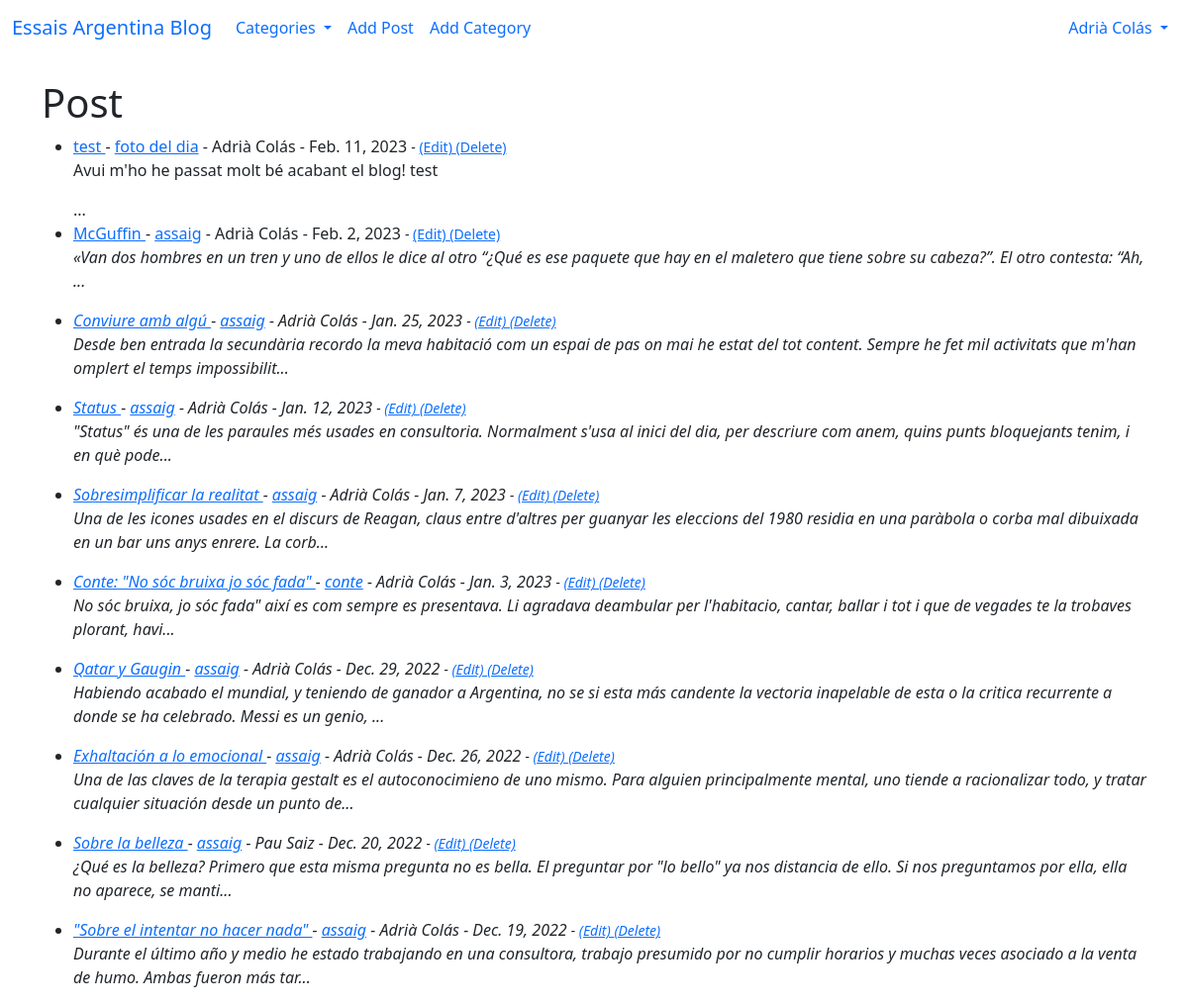
The app's page / (signed in) with its own data.
### theblog/models.py (models this page shows, shortened)
class Post(models.Model):
    title = models.CharField(max_length=255)
    header_image = models.ImageField(null=True, blank=True, upload_to = "images/")
    title_tag = models.CharField(max_length=255)
    author = models.ForeignKey(User, on_delete=models.CASCADE)
    body = RichTextField(blank=True, null=True)
    post_date = models.DateField(auto_now_add=True)
    first_post_date = models.DateField(default = date.today())
    category = models.CharField(max_length= 255, default='uncategorized')
    snippet = models.CharField(max_length= 255)
    likes = models.ManyToManyField(User, related_name = 'blog_posts')

### theblog/views.py (the view)
# urls.py: path('', HomeView.as_view(), name="home"),
class HomeView(ListView):
    model = Post
    template_name = 'home.html'
    ordering = ['-first_post_date']
    def get_context_data(self, *args, **kwargs):
        cat_menu = Category.objects.all()
        context = super(HomeView, self).get_context_data(*args, **kwargs)
        context["cat_menu"] = cat_menu
        return context

### theblog/models.py (called while the page is built)
    def __str__(self):
        return self.name

### theblog/templates/home.html
{% extends 'base.html' %}
{% block content %}
<h1>Post</h1>
<ul>
    {% for post in object_list %}
    <li><a href="{% url 'article-detail' post.pk %}"> {{ post.title }} </a>
        - <a href="{% url 'category' post.category|slugify%}">{{ post.category }}</a>
        - {{ post.author.first_name }}
        {{post.author.last_name}} -
        {{post.first_post_date}}
        <small>
        {% if user.is_authenticated %}
            {% if user.id == post.author.id or user.id == 1 %}
                -
                <a href="{% url 'update_post' post.pk %}">(Edit) </a>
                <a href="{% url 'delete_post' post.pk %}">(Delete) </a>
            {% endif %}
        {% endif %}
        </small> <br/>
        {{ post.body|slice:"200"| safe}}...
    </li>
    {% endfor %}
</ul>
{% endblock %}

### theblog/templates/base.html (shortened to what this page needs)
<!doctype html>
<html lang="en">
  <head>
    <link href="https://cdn.jsdelivr.net/npm/bootstrap@5.0.2/dist/css/bootstrap.min.css" rel="stylesheet">
  </head>
  <body>
    <nav class="navbar navbar-expand-lg bg-body-tertiary">
  <div class="container-fluid">
    <a class="navbar-brand" href="{% url 'home' %}">Essais Argentina Blog</a>
    <div class="collapse navbar-collapse" id="navbarSupportedContent">
      <ul class="navbar-nav me-auto mb-2 mb-lg-0">
        {% if cat_menu %}
          <li class="nav-item dropdown">
            <a class="nav-link dropdown-toggle" href="#" role="button" data-bs-toggle="dropdown" aria-expanded="false">
              Categories
            </a>
          </li>
        {% else %}
        <li class="nav-item">
          <a class="nav-link" href="{% url 'category-list'%}">
            Categories</a>
        </li> b
        {% endif %}
        {% if user.is_authenticated %}
          <li class="nav-item">
            <a class="nav-link" href="{% url 'add_post'%}">Add Post</a>
          </li>
          <li class="nav-item">
            <a class="nav-link" href="{% url 'add_category'%}">Add Category</a>
          </li>
        {% endif %}
      </ul>
    </div>
{% if user.is_authenticated %}
        <ul class="navbar-nav ml-auto">
             <li class="nav-item dropdown">
          <a class="nav-link dropdown-toggle" href="#" id="navbarDropdownMenuLink" role="button" data-bs-toggle="dropdown" aria-expanded="false">
            {{ user.first_name }}
            {{ user.last_name }}
          </a>
        </li>
        </ul>
{% endif %}
  </div>
</nav>
    <br/>
    <div class = "container">
      {% block content %}
      {% endblock %}
    </div>
  </body>
</html>

### records on screen
Post: title "test", category "foto del dia", author.first_name "Adrià", author.last_name "Colás", first_post_date "Feb. 11, 2023", shows "(Edit)", body "Avui m'ho he passat molt bé acabant el blog! test"
Post: title "McGuffin", category "assaig", author.first_name "Adrià", author.last_name "Colás", first_post_date "Feb. 2, 2023", shows "(Edit)", body "«Van dos hombres en un tren y uno de ellos le dice al otro “¿Qué es ese paquete que hay en el maletero que tiene sobre su cabeza?”. El otro contesta: “Ah,"
Post: title "Conviure amb algú", category "assaig", author.first_name "Adrià", author.last_name "Colás", first_post_date "Jan. 25, 2023", shows "(Edit)", body "Desde ben entrada la secundària recordo la meva habitació com un espai de pas on mai he estat del tot content. Sempre he fet mil activitats que m'han omplert el temps impossibilit"
Post: title "Status", category "assaig", author.first_name "Adrià", author.last_name "Colás", first_post_date "Jan. 12, 2023", shows "(Edit)", body "\"Status\" és una de les paraules més usades en consultoria. Normalment s'usa al inici del dia, per descriure com anem, quins punts bloquejants tenim, i en què pode"
Post: title "Sobresimplificar la realitat", category "assaig", author.first_name "Adrià", author.last_name "Colás", first_post_date "Jan. 7, 2023", shows "(Edit)", body "Una de les icones usades en el discurs de Reagan, claus entre d'altres per guanyar les eleccions del 1980 residia en una paràbola o corba mal dibuixada en un bar uns anys enrere. La corb"
Post: title "Conte: \"No sóc bruixa jo sóc fada\"", category "conte", author.first_name "Adrià", author.last_name "Colás", first_post_date "Jan. 3, 2023", shows "(Edit)", body "No sóc bruixa, jo sóc fada\" així es com sempre es presentava. Li agradava deambular per l'habitacio, cantar, ballar i tot i que de vegades te la trobaves plorant, havi"
Post: title "Qatar y Gaugin", category "assaig", author.first_name "Adrià", author.last_name "Colás", first_post_date "Dec. 29, 2022", shows "(Edit)", body "Habiendo acabado el mundial, y teniendo de ganador a Argentina, no se si esta más candente la vectoria inapelable de esta o la critica recurrente a donde se ha celebrado. Messi es un genio,"
Post: title "Exhaltación a lo emocional", category "assaig", author.first_name "Adrià", author.last_name "Colás", first_post_date "Dec. 26, 2022", shows "(Edit)", body "Una de las claves de la terapia gestalt es el autoconocimieno de uno mismo. Para alguien principalmente mental, uno tiende a racionalizar todo, y tratar cualquier situación desde un punto de"
Post: title "Sobre la belleza", category "assaig", author.first_name "Pau", author.last_name "Saiz", first_post_date "Dec. 20, 2022", shows "(Edit)", body "¿Qué es la belleza? Primero que esta misma pregunta no es bella. El preguntar por \"lo bello\" ya nos distancia de ello. Si nos preguntamos por ella, ella no aparece, se manti"
Post: title "\"Sobre el intentar no hacer nada\"", category "assaig", author.first_name "Adrià", author.last_name "Colás", first_post_date "Dec. 19, 2022", shows "(Edit)", body "Durante el último año y medio he estado trabajando en una consultora, trabajo presumido por no cumplir horarios y muchas veces asociado a la venta de humo. Ambas fueron más tar"

### other values on screen
{{ user.first_name }} "Adrià"
{{ user.last_name }} "Colás"
